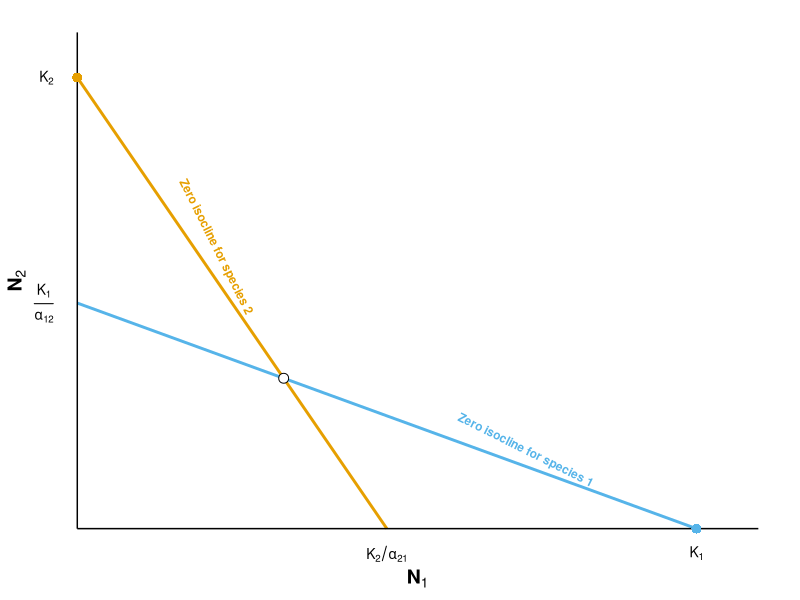

Recreate this plot in R. (Note: this script raises an error after producing the figure.)
#' 
#' # Plots of potential results
#' 



suppressPackageStartupMessages({
    library(tidyverse)
})


#' 
#' <!-- ======================================================================== -->
#' 
#' <!-- Alternative states plot -->
#' 
#' <!-- ======================================================================== -->
#' 
#' 


k1 = k2 = 100

a12 = a21 = 2
m1 = -1 / a12
m2 = -a21

# Non-stable equilibrium coordinates
ns_equil <- c(x = {k1 - a12*k2} / {a12*(m2-m1)}, 
              y = m2 * ({k1 - a12*k2} / {a12*(m2-m1)}) + k2)
# Stable equilibrium coordinates
equil <- list(sp1 = c(x = k1, y = 0), sp2 = c(x = 0, y = k2))

# curve(m1 * x + (k1 / a12), 0, 100, xlim = c(0,k1), ylim = c(0,k1), 
#       xlab = expression(N[1]), ylab = expression(N[2]))
# curve(m2 * x + k2, 0, 100, add = TRUE, col = 'red')
# points(x = ns_equil['x'], y = ns_equil['y'])

# ----------
# Creating data frame for red and blue lines (the "zero isoclines")
# ----------
line_df <- data_frame(x = c(seq(0, 100, length.out = 11))) %>% 
    mutate(sp1 = m1 * x + (k1 / a12), sp2 = m2 * x + k2) %>% 
    gather(spp, y, sp1:sp2) %>% 
    mutate(spp = factor(spp)) %>% 
    filter(y >= 0)




# ----------
# Creating ggplot object with no arrows
# ----------
no_arrow_p <- ggplot(line_df, aes(x, y)) +
    theme_classic() +
    # Red and blue lines
    geom_line(aes(color = spp), size = 1) +
    # Hacky axes
    geom_path(data = data_frame(x = c(0, k1 + 10), y = c(0,0))) +
    geom_path(data = data_frame(x = c(0,0), y = c(0, k2 + 10))) +
    # Equilibrium points, first unstable, then stable
    geom_point(data = data_frame(x = ns_equil['x'], y = ns_equil['y']),
               shape = 21, color= 'black', fill = 'white', size = 3) +
    geom_point(data = data_frame(x = c(k1, 0), y = c(0, k2), 
                                 species = factor(c('sp1', 'sp2'))),
               aes(color = species), size = 3, shape = 16) +
    # Aesthetics
    scale_x_continuous(expression(bold(N[1])), limits = c(0, k1 + 10),
                       breaks = c(k2/a21, k1), 
                       labels = c(expression(K[2] / alpha[21]), expression(K[1]))) +
    scale_y_continuous(expression(bold(N[2])), limits = c(0, k2 + 10),
                       breaks = c(k1 / a12, k2), 
                       labels = c(expression(frac(K[1], alpha[12])), expression(K[2]))) +
    scale_color_manual(values = rgb(c(86, 230), c(180,159), c(233, 0), 
                                    maxColorValue = 255)) +
    theme(axis.line = element_blank(), axis.ticks = element_blank(), 
          axis.title = element_text(size = 14),
          axis.text.x = element_text(margin = margin(-8, 0, 0, 0), size = 10, 
                                     color = 'black'), 
          axis.text.y = element_text(margin = margin(0, -10, 0, 0), size = 10,
                                     color = 'black'), 
          legend.position = 'none')


no_arrow_p <- no_arrow_p + 
    geom_text(data = line_df %>% 
                  filter((spp == 'sp1' & x == 70) | (spp == 'sp2' & x == 20)), 
              aes(label = paste('Zero isocline for species', gsub('sp', '', spp)),
                  angle = ifelse(spp == 'sp1', {atan(m1) / (2 * pi)} * 360, 
                                 {atan(m2) / (2 * pi)} * 360), 
                  color = spp, x = x + 2.5, y = y + 2.5), 
              size = 3, fontface = 'bold')
no_arrow_p
#




# ggsave('~/Desktop/alt_states.pdf', no_arrow_p, width = 4, height = 4, units = 'in')



# Not doing below bc it's very time-consuming
# ----------
# Creating data frame for arrows
# ----------
m12 <- {(k2 + k1/a12)/2} / {(k1 + k2/a21)/2}  # mean(c(m1, m2))
b12 <- mean(c(k2, k1/a12))

arrow_fun <- function(x, direction) {
    if (direction == 'down') {
        -m12 * (x - ns_equil['x']) + ns_equil['y']
    }
}

# Arrows going downward from non-stable equilibrium
arrow_df <- data_frame(x = round(ns_equil['x'] + 5), x2 = round(ns_equil['x'] + 11)) %>%
    mutate(y = arrow_fun(x, 'down'), y2 = arrow_fun(x2, 'down'))

# # Arrows going upward from non-stable equilibrium
# arrow_df <- data_frame(x = round(ns_equil['x'] + 5), x2 = round(ns_equil['x'] + 11)) %>%
#     mutate(y = m12*x + b12, y2 = m12*x2 + b12)


p + geom_segment(data = arrow_df, aes(xend = x2, yend = y2),
                 arrow = arrow(length = unit(0.02, "npc"), type = 'closed'))










#' <!-- ======================================================================== -->
#' 
#' <!-- Attributes plot -->
#' 
#' <!-- ======================================================================== -->
#' 
#' 
#' Attributes:
#' 
#' 1. Dispersal
#' 2. Population growth
#' 3. Survival at high population densities
#' 

set.seed(1)
spp <- sample(LETTERS[1:10], 10)

set.seed(2)
sp_df <- as_data_frame(rbind(
    # 3 specialists
    c(1,runif(2, 0.05, 0.3)),
    c(runif(1, 0.05, 0.3),1,runif(1, 0.05, 0.3)),
    c(runif(2, 0.05, 0.3),1),
    # 2 generalists
    runif(3, 0.6, 0.8),
    runif(3, 0.6, 0.8),
    # Others
    runif(3, 0.05, 0.8),
    runif(3, 0.05, 0.8),
    runif(3, 0.05, 0.8),
    runif(3, 0.05, 0.8),
    runif(3, 0.05, 0.8)
    )) %>% 
    rename_(.dots = setNames(paste0('V', 1:3), c('disp', 'grow', 'surv'))) %>% 
    mutate(species = factor(spp)) %>% 
    arrange(species) %>% 
    gather('attr', 'score', disp:surv)


# Looking at means (this is not the final plot)
sp_df %>% ggplot(aes(attr, score, color = attr)) +
    theme_bw() +
    theme(strip.background = element_rect(color = NA, fill = NA), 
          strip.text = element_text(face = 'bold'),
          legend.position = 'none', panel.grid = element_blank()) +
    geom_point(size = 2) +
    facet_wrap(~ species, nrow = 2) +
    xlab('Attribute') +
    ylab('Score')


sp_df %>% filter(score == 1)
# Specialists are C, D, and E
# Generalists are B and G







indiv_fun <- function(sp, sim_sd = 0.05, sim_N = 10) {
    attrs <- sp_df %>% filter(species == sp) %>% arrange(attr)
    
    ran_mat <- matrix(rnorm(sim_N * 3, 0, sim_sd), ncol = 3) + 
        matrix(rep(attrs$score, sim_N), ncol = 3, byrow = TRUE)
    
    for (i in 1:3) {
        while (!isTRUE(all.equal(mean(ran_mat[,i]), attrs$score[i]))){
            ran_mat[,i] <- ran_mat[,i] - mean(ran_mat[,i]) + attrs$score[i]
        }
    }
    
    # If it has something <= 0, change it to a really small value > 0
    ran_mat <- ifelse(ran_mat > 0, ran_mat, 0.001)

    ran_df <- as_data_frame(ran_mat)
    colnames(ran_df) <- c('disp', 'grow', 'surv')
    
    return(mutate(ran_df, species = sp))
}


indiv_df <- lapply(unique(sp_df$species), indiv_fun, sim_N = 100, sim_sd = 0.1) %>% 
    bind_rows %>% 
    arrange(species) %>% 
    gather('attr', 'score', disp:surv)


attr_p <- ggplot(sp_df, aes(attr, score, color = attr)) +
    theme_bw() +
    theme(strip.background = element_rect(color = NA, fill = NA), 
          strip.text = element_text(face = 'bold'),
          legend.position = 'none', panel.grid = element_blank()) +
    geom_jitter(data = indiv_df, alpha = 0.3, size = 1, shape = 16) +
    geom_point(size = 2, color = 'black') +
    facet_wrap(~ species, nrow = 2) +
    xlab('Attribute') +
    ylab('Score')
attr_p


# ggsave('~/Desktop/attr_p.pdf', attr_p, width = 6, height = 3, units = 'in')





#' <!-- ======================================================================== -->
#' 
#' <!-- Abundances plot -->
#' 
#' <!-- ======================================================================== -->
#' 
#' 
#' Scenarios:
#' 
#' 0. Random - No apparent pattern
#' 1. Specialists - 3 spp
#' 2. Generalist - 1 or more spp
#' 3. Alternative states - Switch btwn individual generalists
#' 

# Specialists are C, D, and E
# Generalists are B and G

scen_df <- rbind(c('A','other',0.1411,0.0,0.0),
    c('B','generalist',0.0418,0.0,0.3),
    c('C','specialist',0.0586,0.2,0.0),
    c('D','specialist',0.0902,0.5,0.0),
    c('E','specialist',0.143,0.3,0.0),
    c('F','other',0.0318,0.0,0.0),
    c('G','generalist',0.1415,0.0,0.7),
    c('H','other',0.1488,0.0,0.0),
    c('I','other',0.1041,0.0,0.0),
    c('J','other',0.0991,0.0,0.0)) %>% 
    as_data_frame %>% 
    rename_(.dots = setNames(paste0('V', 1:5), 
                             c('species','type',paste0('s',0:2)))) %>% 
    mutate_at(3:5, as.numeric) %>% 
    arrange(species) %>%
    gather(scen, abund, s0:s2)

# # To replicate the random numbers under s0:
# set.seed(0)
# x <- runif(10) %>% round(., digits = 4)
# x <- round(x / sum(x), 4)
# i <- sample.int(length(x), 1)
# x[i] <- x[i] - (sum(x) - 1)
# sum(x); min(x)  # should be 1 and >0, respectively





blues <- c('#bdc9e1','#74a9cf','#0570b0')
oranges <- c('#feb24c','#f03b20')
greens <- c('#a1d99b','#74c476','#41ab5d','#238b45','#005a32')

scen_df %>% 
    filter(type != 'other', scen != 's0') %>% 
    ggplot(aes(scen, abund, fill = species)) +
    theme_classic() +
    geom_bar(stat = 'identity', position = 'stack') +
    scale_fill_manual(values = c(oranges[1], blues, oranges[2])) +
    theme(legend.position = 'none') +
    xlab('Scenario') +
    ylab('Abundance')


# Function to add noise to one row (i.e., one simulation/cage) of an abundance matrix
randomize_matrix <- function(x, sim_sd){
    y <- x[x > 0]
    y <- y + rnorm(length(y), 0, sim_sd)
    y <- ifelse(y > 0, y, 0)
    # Dealing with zeros separately
    z <- x[x == 0]
    z <- z + (rbinom(length(z), 1, prob = sim_sd) * 0.01)
    # Now make sure it adds to one
    out <- x
    out[x > 0] <- y
    out[x == 0] <- z
    out <- out / sum(out)
    return(out)
}


scen_fun <- function(scenario, sim_sd = 0.2, sim_N = 8) {

    abunds <- scen_df %>% filter(scen == scenario) %>% arrange(species)
    
    mat <- matrix(rep(abunds$abund, sim_N), nrow = sim_N, byrow = TRUE)
    
    ran_mat <- t(apply(mat, 1, randomize_matrix, sim_sd = sim_sd))
    
    ran_df <- as_data_frame(ran_mat)
    colnames(ran_df) <- unique(abunds$species)
    ran_df <- gather(ran_df, species, abundance)
    
    return(mutate(ran_df, scen = scenario, 
                  cage = rep(1:sim_N, length(unique(abunds$species)))))
}

sim_alt_states <- function(states, sim_sd = 0.2, sim_N = 8){
    abunds <- scen_df %>% filter(scen %in% states) %>% arrange(scen, species)
    
    ran_states <- sample(states, sim_N, replace = TRUE)
    
    ran_mat <- sapply(
        ran_states,
        function(s) {
            mat <- matrix(scen_df$abund[scen_df$scen == s], nrow = 1)
            randomize_matrix(mat, sim_sd)
        }, USE.NAMES = FALSE)
    ran_mat <- t(ran_mat)
    
    ran_df <- mutate(as_data_frame(ran_mat), cage = 1:sim_N, scen = 's3')
    colnames(ran_df)[1:ncol(ran_mat)] <- unique(abunds$species)
    ran_df <- gather(ran_df, species, abundance, -cage, -scen)
    
    return(ran_df)
}









set.seed(3)
iscen_df <- lapply(unique(scen_df$scen), scen_fun) %>% 
    append(., list(sim_alt_states(c('s1', 's2')))) %>% 
    bind_rows %>% 
    arrange(species) %>% 
    mutate(species = factor(species), 
           scen = factor(scen, levels = paste0('s',0:3), 
                         labels = c('Random','Specialists','Generalists','Alt. States')))



colors <- character(length(unique(scen_df$species)))
colors[(scen_df$type == 'generalist')[1:10]] <- oranges
colors[(scen_df$type == 'specialist')[1:10]] <- blues
colors[(scen_df$type == 'other')[1:10]] <- greens

abund_p <- ggplot(iscen_df, aes(cage, abundance, fill = species)) +
    theme_bw() +
    theme(strip.background = element_rect(color = NA, fill = NA), 
          strip.text = element_text(face = 'bold'),
          legend.position = 'none', panel.grid = element_blank()) +
    geom_bar(stat = 'identity', position = 'stack') +
    facet_wrap(~ scen, nrow = 1) +
    scale_fill_manual(values = colors) +
    xlab('Cage number') +
    ylab('Relative abundance')
abund_p


# ggsave('~/Desktop/abund_p.pdf', abund_p, width = 6, height = 3, units = 'in')



